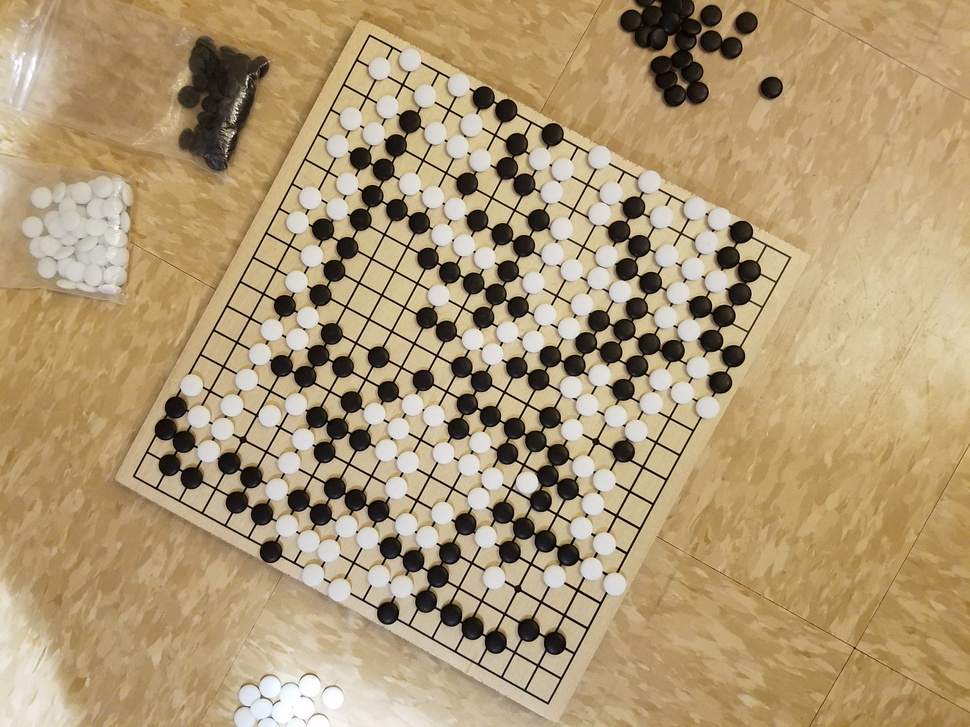
%> input picture TestBoard5.jpg, 970 x 727 px, shrunk from 4032 x 3024 before the run
$ octave morphological_test.m   (GNU Octave 9; MATLAB toolbox functions it lacks are replaced by stand-ins)
%> lines starting %> are read from the running program, lines starting %| are printed output that depends on the picture; in (x1, y1, x2, y2) boxes, pixels count from 0 and x2, y2 are one past the last pixel; in counts of white or black regions, pixels touching at a corner belong together; the program's own positions count from 1
%% load image
orig = imread('TestBoard5.jpg');
%> orig is the input picture: size 727x970x3 uint8; mean R, G, B 175.4, 153.4, 116.9

%% calculate Hough transform

% convert image to grayscale
img = double(rgb2gray(orig));
% apply a gaussian filter to aid Hough transform
img = imgaussfilt(img, 5);

% decrease intensity around edges to avoid detecting wrong angle from edges
% outside the game board
% this assumes the board is relatively center in the image
[height,width] = size(img);
% [5 lines of commented-out code are left out]
img(img<0) = 0;
img = img - min(img(:));
img = img / max(img(:));

h = [1 1 1 1 1; 1 1 1 1 1; 1 1 -24 1 1; 1 1 1 1 1; 1 1 1 1 1];
line_img = imfilter(img, h);
% normalize
line_img(line_img < 0) = 0;
line_img = line_img - min(line_img(:));
line_img = line_img / max(line_img(:));
% threshold
line_img = im2bw(line_img, 0.4);
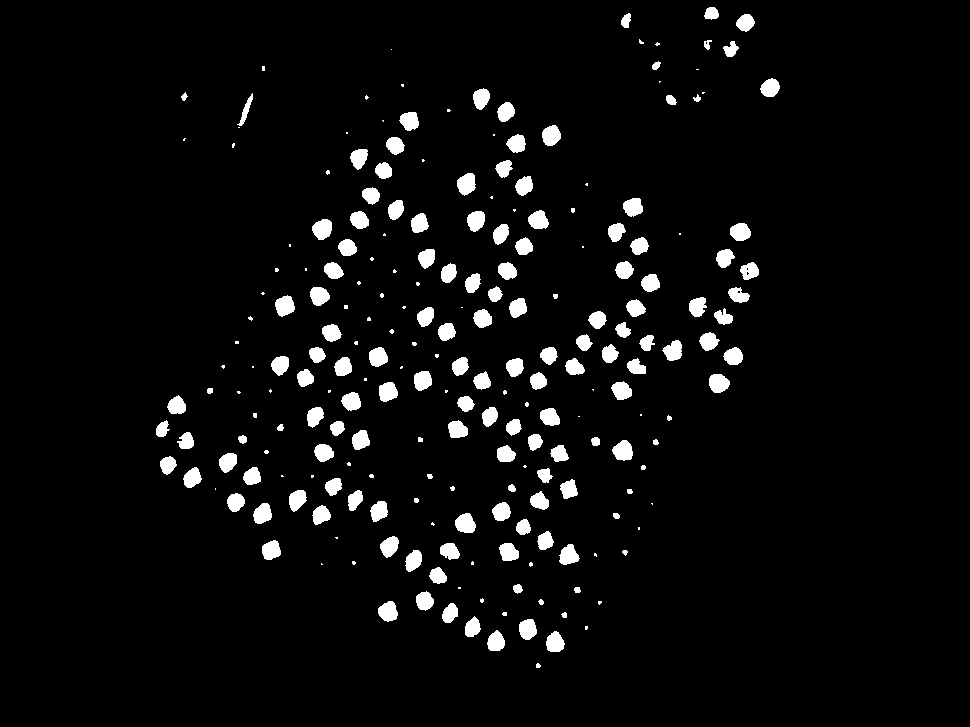
%> line_img: size 727x970 logical; 4.6% white; 230 white regions (80 under 20 px), largest, box (x1, y1, x2, y2) and area: (612, 440, 633, 461) 321, (455, 513, 476, 533) 320, (457, 173, 476, 196) 319
% Hough transform
% RhoResolution can be decreased to increase accuracy of board dimensions
% ThetaResolution can be decreased to increase accuracy of board dimensions
[H, T, R] = hough(line_img, 'RhoResolution', 5, 'ThetaResolution', 1);
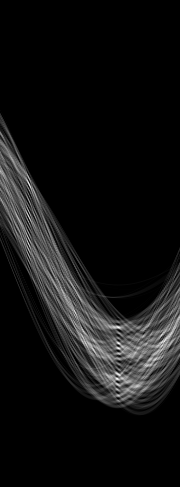
%> H: size 487x180 double; min 0, max 943, mean 67.1; drawn with min black and max white
%> T = 180 values from -90 to 89; R = 487 values from -1215 to 1215

%% find angle of board

% the resolution of the angle bins
angle_accuracy = 3;
num_peaks = 20;
% bins to store the number of peaks found at each possible board rotation
% index 1 stores peaks found from 0 deg to angle_accuracy and 90 degrees to
% 90+angle_accuracy. last index stores peaks found from 90-angle_accuracy
% to 89 or 180-angle_accuracy to 179
% (or whatever the remainder of 90/angle_accuracy)
peak_counts = zeros(1, ceil(90/angle_accuracy));
peaks = houghpeaks(H, num_peaks);
%> peaks = 20 rows, first 12: [328 119; 349 119; 379 118; 183 29; 342 165; 343 162; 244 29; 343 118; 385 118; 360 156; 336 162; 335 171]
for i = 1:length(peaks)
    % modulus 90 because we know the board is at a 90 degree angle, so we
    % combine count of peaks found at 0-90 and 90-180. (for instance a peak
    % found at 20 deg and 110 deg would go in the same peak_counts bin
    bin = floor(mod(peaks(i,2),90)/angle_accuracy) + 1;
    peak_counts(bin) = peak_counts(bin) + 1;
end
%> this loop made 20 passes
%> bin on passes 1 to 8: 10, 10, 10, 10, 26, 25, 10, 10
%> after the loop, peak_counts = 30 values, max 8 at index 10, min 0 at index 1, mean 0.667
% get the most common angle (presumably the board)
[unused,board_angle] = max(peak_counts);
%> unused = 8; board_angle = 10
% assume the angle is in the middle of the angle_accuracy range
board_angle = floor((board_angle*angle_accuracy)-(angle_accuracy/2));
%> board_angle = 28

%% find size of board

% the range used is 2*angle accuracy to account for different angles of
% the edges on either side of the go-board, due to perspective

% if the angle_accuracy range extends beyond 0 degrees then just look
% starting at 0 degrees
% Note - could flip the second half of the Hough transform and put in the
% beginning to include this lost data
if board_angle-2*angle_accuracy < 0
    H1 = H(:,1:board_angle+2*angle_accuracy);
else
    H1 = H(:,board_angle-2*angle_accuracy:board_angle+2*angle_accuracy);
end
% if the angle_accuracy range extends beyond 180 degrees then just look
% ending at 180 degrees
% Note - same process as noted above could be use to include the lost data
if board_angle+90+2*angle_accuracy > 180
    H2 = H(:,(board_angle+90)-2*angle_accuracy:180);
else
    H2 = H(:,(board_angle+90)-2*angle_accuracy:(board_angle+90)+2*angle_accuracy);
end

% NOTE - throughout this program the notation max_foo1, min_foo1, max_foo2,
% and min_foo2 is used to indicate different data of the boards size
% max_foo1 should indicate the top of the board
% min_foo1 should indicate the bottom of the board
% max_foo2 should indicate the right of the board
% min_foo2 should indicate the left of the board

peaks1 = houghpeaks(H1, 19, 'Threshold', 0.3*max(H(:)));
%> peaks1 = 19 rows, first 12: [183 8; 244 8; 217 8; 188 10; 250 8; 211 8; 221 10; 237 7; 213 6; 180 6; 191 13; 177 8]
max_peak1 = max(peaks1(:,1));
%> max_peak1 = 256
min_peak1 = min(peaks1(:,1));
%> min_peak1 = 177
peaks2 = houghpeaks(H2, 19, 'Threshold', 0.3*max(H(:)));
%> peaks2 = 19 rows, first 12: [328 8; 349 8; 379 7; 376 9; 343 7; 385 7; 379 12; 328 4; 396 8; 347 12; 386 9; 327 6]
max_peak2 = max(peaks2(:,1));
%> max_peak2 = 396
min_peak2 = min(peaks2(:,1));
%> min_peak2 = 327

figure(1);
hold on
imshow(H, [], 'XData', T, 'YData', R, 'InitialMagnification', 'fit');
xlabel('\theta'), ylabel('\rho');
axis on, axis normal, hold on;
plot([board_angle-90, board_angle-90,board_angle,board_angle],[R(max_peak1),R(min_peak1),R(max_peak2),R(min_peak2)],'s','color','white');
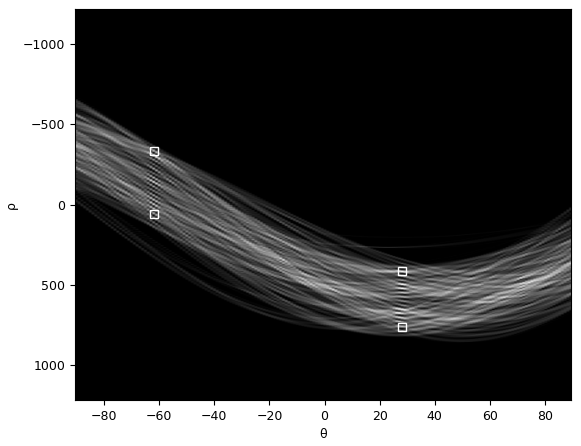
%> figure redrawn from the program's plot data
hold off

% convert the 4 peaks from polar coordinates to the cartesian lines they
% represent (y = mx + b)

% if rho is positive
if R(max_peak1) > 0
    max_line1_intercept = [sind(board_angle-90)*R(max_peak1) cosd(board_angle-90)*R(max_peak1)];
%> max_line1_intercept = [-52.98 28.17]
% if rho is negative
else
    max_line1_intercept = [cosd(board_angle)*abs(R(max_peak1)) sind(board_angle)*R(max_peak1)];
end
max_line1_slope = -1/(max_line1_intercept(1)/max_line1_intercept(2));
%> max_line1_slope = 0.532

if R(min_peak1) > 0
    min_line1_intercept = [sind(board_angle-90)*R(min_peak1) cosd(board_angle-90)*R(min_peak1)];
else
    min_line1_intercept = [cosd(board_angle)*abs(R(min_peak1)) sind(board_angle)*R(min_peak1)];
%> min_line1_intercept = [295.8 -157.3]
end
min_line1_slope = -1/(min_line1_intercept(1)/min_line1_intercept(2));
%> min_line1_slope = 0.532

if R(max_peak2) > 0
    max_line2_intercept = [sind(board_angle)*R(max_peak2) cosd(board_angle)*R(max_peak2)];
%> max_line2_intercept = [356.8 671]
else
    max_line2_intercept = [cosd(board_angle+90)*abs(R(max_peak2)) sind(board_angle+90)*R(max_peak2)];
end
max_line2_slope = -1/(max_line2_intercept(1)/max_line2_intercept(2));
%> max_line2_slope = -1.88

if R(min_peak2) > 0
    min_line2_intercept = [sind(board_angle)*R(min_peak2) cosd(board_angle)*R(min_peak2)];
%> min_line2_intercept = [194.8 366.4]
else
    min_line2_intercept = [cosd(board_angle+90)*abs(R(min_peak2)) sind(board_angle+90)*R(min_peak2)];
end
min_line2_slope = -1/(min_line2_intercept(1)/min_line2_intercept(2));
%> min_line2_slope = -1.88

%average_slope = (min_line1_slope + max_line1_slope + 1/max_line2_slope + 1/min_line2_slope) / 4;

% this is a safety buffer put around the board to make sure nothing is cut
% off. The lines previously calculated have a high chance of being along
% the outer gridlines, which would leave half the pieces along these grid
% lines cut off.
horz_safety_buffer = 200;
vert_safety_buffer = 200;

max_line1_intersect = max_line1_intercept(1)-max_line1_slope*max_line1_intercept(2);
%> max_line1_intersect = -67.95
max_line1_intersect = max_line1_intersect - horz_safety_buffer;
%> max_line1_intersect = -268

min_line1_intersect = min_line1_intercept(1)-min_line1_slope*min_line1_intercept(2);
%> min_line1_intersect = 379.4
min_line1_intersect = min_line1_intersect + horz_safety_buffer;
%> min_line1_intersect = 579.4

max_line2_intersect = max_line2_intercept(1)-max_line2_slope*max_line2_intercept(2);
%> max_line2_intersect = 1618.8
max_line2_intersect = max_line2_intersect + vert_safety_buffer;
%> max_line2_intersect = 1818.8

min_line2_intersect = min_line2_intercept(1)-min_line2_slope*min_line2_intercept(2);
%> min_line2_intersect = 884
min_line2_intersect = min_line2_intersect - vert_safety_buffer;
%> min_line2_intersect = 684

figure(3);
imshow(img);
hold on

% horizontal
line([1,width],[max_line1_slope+max_line1_intersect, max_line1_slope*width+max_line1_intersect], 'Color', 'b');
line([1,width],[min_line1_slope+min_line1_intersect, min_line1_slope*width+min_line1_intersect], 'Color', 'r');

% vertical
% if the vertical lines have an infinite slope then, calculation errors
% will arise from calculating with the slope
if max_line2_slope == Inf
    x = [max_r2(1)+vert_safety_buffer, max_r2(1)+vert_safety_buffer];
    line([x(1), x(1)],[1,height],'Color','g');
else
    x = [(min_line1_intersect-max_line2_intersect)/(max_line2_slope-min_line1_slope),(max_line1_intersect-max_line2_intersect)/(max_line2_slope-max_line1_slope)];
%> x = [513.8 865]
    line([(1-max_line2_intersect)/max_line2_slope, (height-max_line2_intersect)/max_line2_slope],[1,height], 'Color', 'g');
end
if min_line2_slope == Inf
    x = [[min_r2(1)-vert_safety_buffer, min_r2(1)-vert_safety_buffer] x];
    line([min_line2(1).point1(1)-safety_buffer*width, min_line2(1).point1(1)-safety_buffer*width],[1,height],'Color','y');
else
    x = [[(max_line1_intersect-min_line2_intersect)/(min_line2_slope-max_line1_slope),(min_line1_intersect-min_line2_intersect)/(min_line2_slope-min_line1_slope)] x];
%> x = [394.6 43.34 513.8 865]
    line([(1-min_line2_intersect)/min_line2_slope, (height-min_line2_intersect)/min_line2_slope],[1,height], 'Color', 'y');
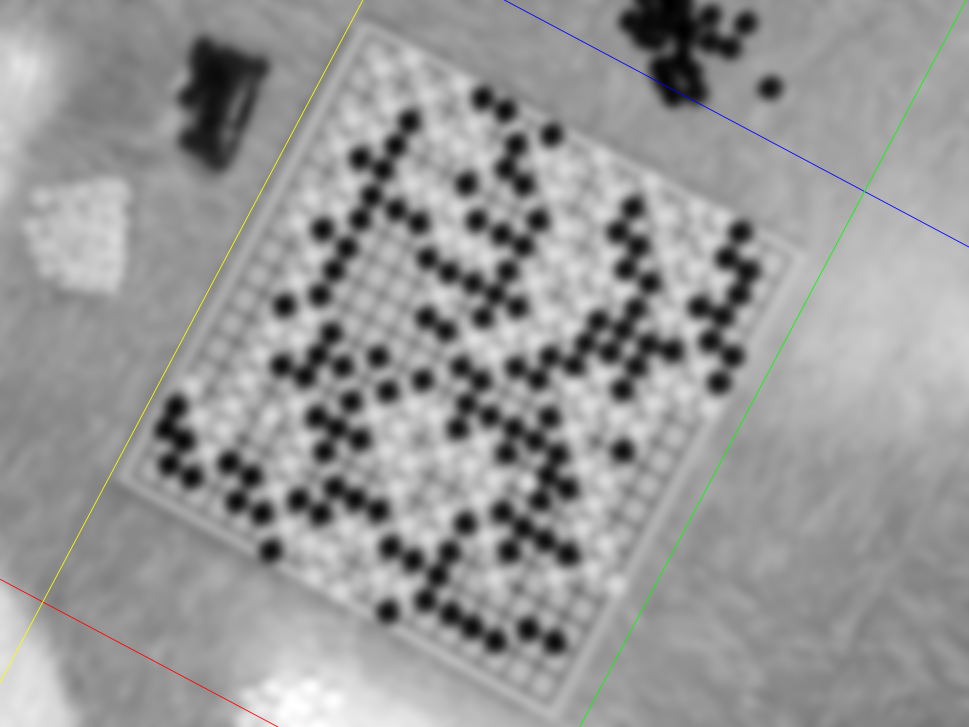
%> figure redrawn from the program's plot data
end
hold off

%% crop the image

img = orig;
y = [max_line1_slope*x(1)+max_line1_intersect,min_line1_slope*x(2)+min_line1_intersect,min_line1_slope*x(3)+min_line1_intersect,max_line1_slope*x(4)+max_line1_intersect];
%> y = [-58.15 602.5 852.6 192]
board_height = ((y(2)-y(1))+(y(3)-y(4)))/2;
%> board_height = 660.6
board_width = ((x(4)-x(1))+(x(3)-x(2)))/2;
%> board_width = 470.4
mask = poly2mask([x x(1)],[y y(1)],height,width);
%> mask: size 727x970 logical; 53.3% white; 2 black regions, box (x1, y1, x2, y2) and area: (506, 0, 970, 727) 186944, (0, 0, 364, 727) 142522
mask = imrotate(mask, board_angle);
%> mask: size 1098x1198 logical; 28.6% white; 1 white region, box (x1, y1, x2, y2) and area: (320, 218, 855, 967) 375700

%% convert image to grayscale

% Along the rgb dimension black has all low values, white all hight, and
% the board (woodish brown?) has high red and green, but medium blue
% to better contrast the white pieces from the board I just use the blue
% values when converting to grayscale
% original conversion ratios
%img = 0.2989 * img(:,:,1) + 0.5870 * img(:,:,2) + 0.1140 * img(:,:,3);
img = 0.0000 * img(:,:,1) + 0.0000 * img(:,:,2) + 0.9999 * img(:,:,3);
%> img: size 727x970 uint8
% this centers the grid within the image, making later operations much
% easier
img = imrotate(img, board_angle);
%> img: size 1098x1198 uint8
[height,width] = size(img);
img = uint8(img);

figure(4);
subplot(1,2,1);
imshow(img), gray(256);
subplot(1,2,2);
imshow(imcomplement(img)), gray(256);

%% correct for lighting before thresholding
% the radius of this structuring element should be larger than the
% go-pieces radius
light_corrected_img = imtophat(img, strel('disk', 75));
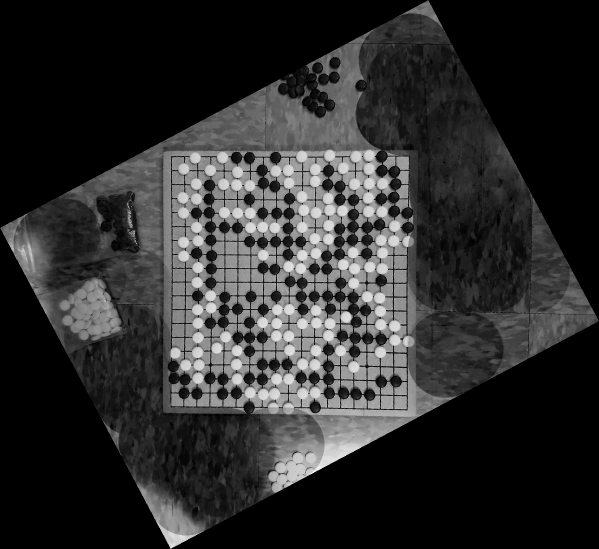
%> light_corrected_img: size 1098x1198 uint8 (shown at 1/2 size); min 0, max 255, mean 44.5
%light_corrected_img = imadjust(light_corrected_img,[0.3 0.7],[]);

figure(5);
imshow(light_corrected_img);

%% convert to binary level
% this threshold should be raised if not enough black pieces remain
img_black = im2bw(img, 0.30);
%> img_black: size 1098x1198 logical; 46.7% white; 189 white regions (120 under 20 px), largest, box (x1, y1, x2, y2) and area: (1, 0, 1193, 1098) 576826, (424, 482, 501, 564) 3507, (502, 483, 553, 537) 1896
% this threshold should be lowered if not enough white pieces remain
img_white = im2bw(img, 0.70);
%> img_white: size 1098x1198 logical; 5.3% white; 1410 white regions (1279 under 20 px), largest, box (x1, y1, x2, y2) and area: (536, 870, 742, 986) 9500, (143, 558, 240, 681) 6019, (276, 972, 403, 1098) 5410
img_black(mask==0) = 255;
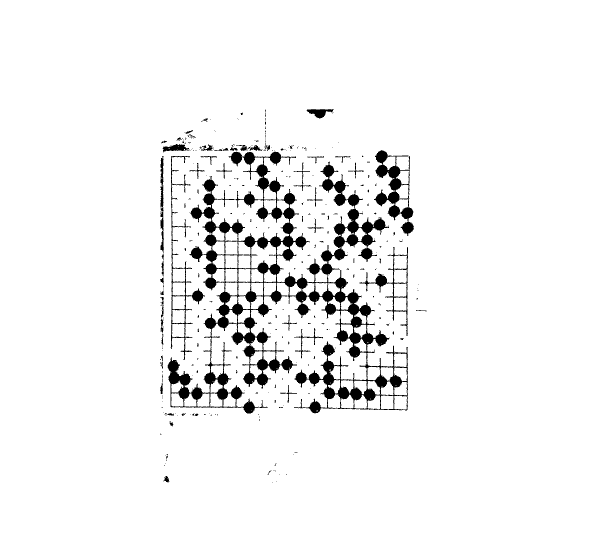
%> img_black: size 1098x1198 logical (shown at 1/2 size); 94.9% white; 312 black regions (261 under 20 px), largest, box (x1, y1, x2, y2) and area: (335, 303, 816, 827) 51768, (748, 300, 828, 472) 4401, (341, 312, 410, 720) 2408
img_white(mask==0) = 0;
%> img_white: size 1098x1198 logical; 4.2% white; 1360 white regions (1239 under 20 px), largest, box (x1, y1, x2, y2) and area: (536, 870, 742, 967) 9062, (516, 776, 561, 802) 774, (727, 326, 751, 350) 406

figure(6);
subplot(1,2,1);
imshow(img_black);
subplot(1,2,2);
imshow(img_white);

% flip the black image to facilitate morphological image processing
img_black = imcomplement(img_black);

%% remove noise

% the radius of this structuring element needs to be less than the radius
% of the pieces so they are not eroded away during the erosion step of
% imopen

struct_element = strel('disk', 16);
img_black = imopen(img_black, struct_element);
%> img_black: size 1098x1198 logical; every value is 0

struct_element = strel('disk', 16);
img_white = imopen(img_white, struct_element);
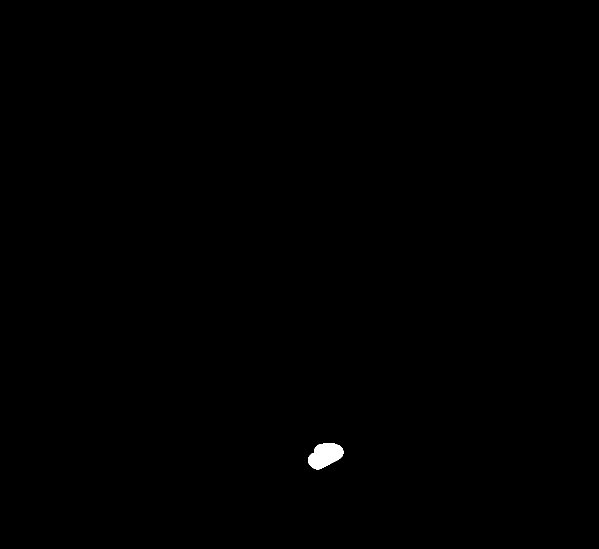
%> img_white: size 1098x1198 logical (shown at 1/2 size); 0.2% white; 1 white region, box (x1, y1, x2, y2) and area: (616, 886, 687, 939) 2582

%%  erode to make sure pieces are sperated

% if pieces are touching on the go board, opening will not help then
% disconnect. This needs to happen in order to detect that they are
% seperate pieces. Erosion is performed to seperate them.

% the diameter of this structuring element should be wider than the width
% of the connection between two pieces, while smaller than the diameter of
% the actual pieces
struct_element = strel('disk', 25);

img_white = imerode(img_white, struct_element);
img_black = imerode(img_black, struct_element);

% try and remove any noise around the border from an inaccurate mask
% crop. Also if any connected pieces remain, this should disconnect them

% rectangle needs to be longer than the pieces diameter but shorter than
% 2*diameter. This is so the pieces themselves aren't cut in half, but if
% there are still connected pieces, the connection will be removed.
% The width should be enough such that if two pieces are
% connected, the connection should be removed, but there will still be a
% connection so the individual pieces remain single regions and aren't cut
% in half. This is because of the curve of the pieces. As the structuring
% element approaches the edge of one of the connected pieces, at some point
% the width should become longer than the cross section height/width of the
% piece. Thus keeping a connection between the two piece halfs.
struct_element = strel('rectangle', [100,15]);
img_black=img_black-imopen(img_black, struct_element);
%> img_black: size 1098x1198 double; every value is 0
img_white=img_white-imopen(img_white, struct_element);
struct_element = strel('rectangle', [15,100]);
img_black=img_black-imopen(img_black, struct_element);
img_white=img_white-imopen(img_white, struct_element);

figure(7);
subplot(1,2,1);
imshow(img_black);
subplot(1,2,2);
imshow(img_white);

%%  calculate the center of the pieces

img_black = logical(img_black);
img_white = logical(img_white);
regions_black = regionprops('table',img_black,'Centroid','MajorAxisLength','MinorAxisLength');
%> regions_black = 0 regions
regions_white = regionprops('table',img_white,'Centroid','MajorAxisLength','MinorAxisLength');
%> regions_white = 0 regions
centers_black = regions_black.Centroid;
%> centers_black = {}
centers_white = regions_white.Centroid;
%> centers_white = {}
% regionprops essentially fits the smallest elipses such that the entire
% region is inside of it. The diameter of the pieces should be about the
% average of the elipses major and minor axis.
%> (the run ends here)
